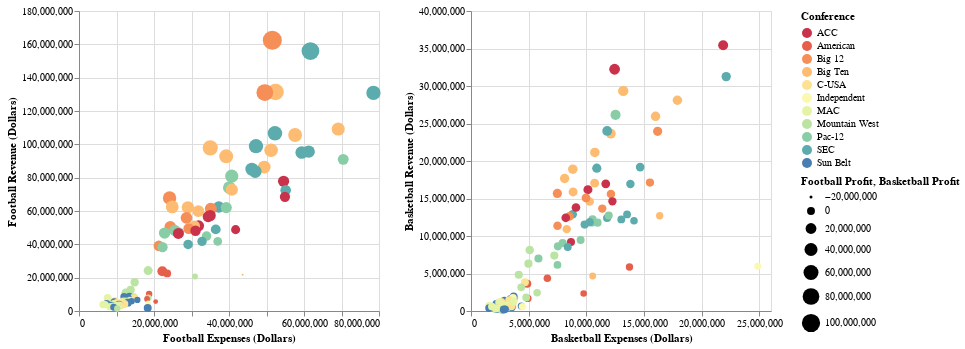

The notebook cell this image was saved under:
### Code cell
selection = alt.selection(type='multi', fields=['Conference'])

football = alt.Chart(cfbdata).mark_circle().encode(
    x = alt.X("Football Expenses", title="Football Expenses (Dollars)"),
    y = alt.Y("Football Revenue", title="Football Revenue (Dollars)"),
    color=alt.Color('Conference', scale=alt.Scale(scheme='spectral')),
    size="Football Profit",
    tooltip=["School", "Football Revenue", "Football Profit"],
    opacity=alt.condition(selection,alt.value(1),alt.value(.2))
).add_selection(selection)

basketball = alt.Chart(cfbdata).mark_circle().encode(
    x = alt.X("Basketball Expenses", title="Basketball Expenses (Dollars)"),
    y = alt.Y("Basketball Revenue", title="Basketball Revenue (Dollars)"),
    color=alt.Color('Conference', scale=alt.Scale(scheme='spectral')),
    size="Basketball Profit",
    tooltip=["School", "Basketball Revenue", "Basketball Profit"],
    opacity=alt.condition(selection,alt.value(1),alt.value(.2))
).add_selection(selection)

football | basketball

#(football | basketball).save('sports_revenue.html')
